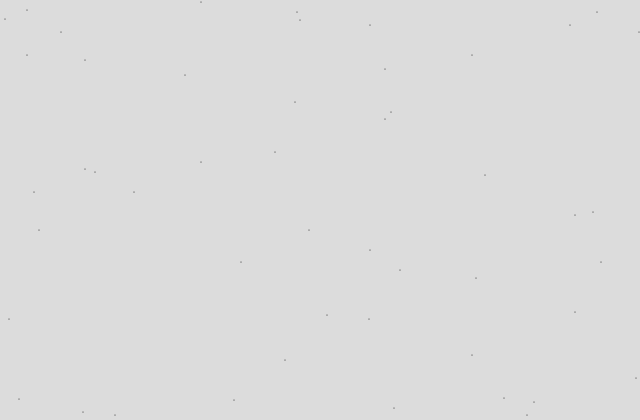
Frame 1 (no input)
Frame 60 (no input): identical to frame 1, image omitted
Frame 120 (the mouse pressed at the canvas centre since frame 60): identical to frame 1, image omitted

The p5.js sketch that drew this single still picture (run headless with seeded random() and noise() and a simulated clock; from frame 60 on, the mouse is pressed at the canvas centre):

// p5.js sketch
// ── sketch.js
function setup() {
  createCanvas(640, 420);
}

function draw() {
  background(220);
  point(300, 20);
  point(85, 60);
  point(185, 75);
  point(30, 750);
  point(95, 172);
  point(400, 270);
  point(285, 360);
  point(485, 175);
  point(370, 250);
  point(295, 102);
  point(309, 230);
  point(385, 69);
  point(134, 192);
  point(27, 10);
  point(05, 19);
  point(476, 278);
  point(241, 262);
  point(115, 415);
  point(370, 25);
  point(297, 12);
  point(39, 230);
  point(85, 169);
  point(34, 192);
  point(27, 55);
  point(09, 319);
  point(636, 378);
  point(601, 262);
  point(575, 215);
  point(570, 25);
  point(597, 12);
  point(639, 32);
  point(385, 119);
  point(534, 402);
  point(527, 415);
  point(19, 399);
  point(504, 398);
  point(201, 02);
  point(575, 312);
  point(472, 355);
  point(593, 212);
  point(61, 32);
  point(83, 412);
  point(234, 400);
  point(327, 315);
  point(369, 319);
  point(394, 408);
  point(201, 162);
  point(275, 152);
  point(472, 55);
  point(391, 112);
  
}
